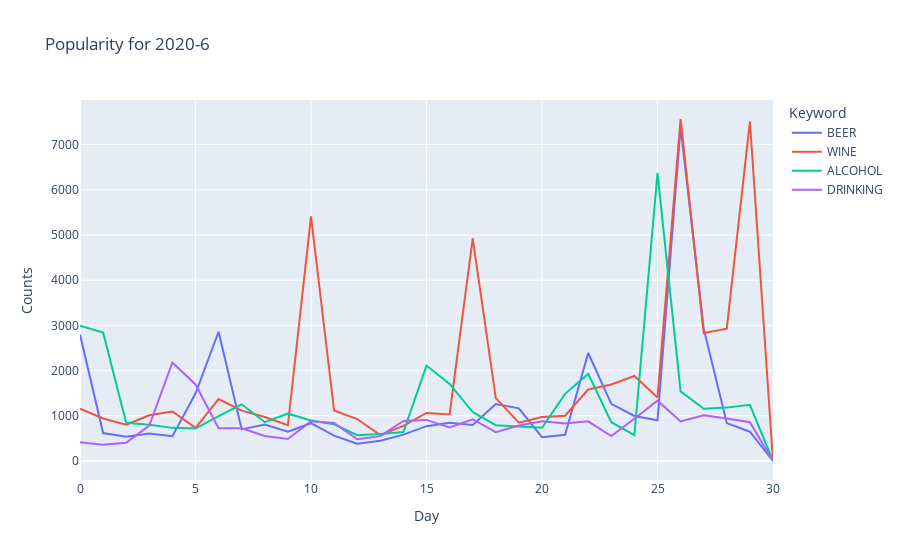

The cell this chart's notebook holds for it:
### Code cell
plot_lines('2020-6')

### Figure 1 — Plotly figure (JSON) as saved in the notebook; plotly's stock layout.template omitted (floating-point values rounded to 4 significant figures)
{"data": [{"hovertemplate": "Keyword=BEER<br>Day=%{x}<br>Counts=%{y}<extra></extra>", "legendgroup": "BEER", "line": {"color": "#636efa", "dash": "solid"}, "mode": "lines", "name": "BEER", "orientation": "v", "showlegend": true, "type": "scatter", "x": [0, 1, 2, 3, 4, 5, 6, 7, 8, 9, 10, 11, 12, 13, 14, 15, 16, 17, 18, 19, 20, 21, 22, 23, 24, 25, 26, 27, 28, 29, 30], "xaxis": "x", "y": [2797, 619, 539, 609, 547, 1493, 2859, 700, 808, 649, 836, 560, 382, 447, 584, 771, 844, 799, 1261, 1164, 527, 580, 2389, 1265, 997, 902, 7384, 2928, 838, 648, 0], "yaxis": "y"}, {"hovertemplate": "Keyword=WINE<br>Day=%{x}<br>Counts=%{y}<extra></extra>", "legendgroup": "WINE", "line": {"color": "#EF553B", "dash": "solid"}, "mode": "lines", "name": "WINE", "orientation": "v", "showlegend": true, "type": "scatter", "x": [0, 1, 2, 3, 4, 5, 6, 7, 8, 9, 10, 11, 12, 13, 14, 15, 16, 17, 18, 19, 20, 21, 22, 23, 24, 25, 26, 27, 28, 29, 30], "xaxis": "x", "y": [1160, 941, 805, 1012, 1095, 735, 1371, 1115, 973, 791, 5414, 1116, 928, 571, 777, 1064, 1031, 4926, 1391, 848, 973, 1003, 1582, 1694, 1880, 1406, 7566, 2832, 2927, 7510, 0], "yaxis": "y"}, {"hovertemplate": "Keyword=ALCOHOL<br>Day=%{x}<br>Counts=%{y}<extra></extra>", "legendgroup": "ALCOHOL", "line": {"color": "#00cc96", "dash": "solid"}, "mode": "lines", "name": "ALCOHOL", "orientation": "v", "showlegend": true, "type": "scatter", "x": [0, 1, 2, 3, 4, 5, 6, 7, 8, 9, 10, 11, 12, 13, 14, 15, 16, 17, 18, 19, 20, 21, 22, 23, 24, 25, 26, 27, 28, 29, 30], "xaxis": "x", "y": [2994, 2844, 847, 801, 733, 718, 991, 1254, 858, 1047, 895, 812, 570, 597, 642, 2111, 1706, 1082, 792, 772, 737, 1486, 1927, 858, 575, 6371, 1540, 1154, 1181, 1244, 0], "yaxis": "y"}, {"hovertemplate": "Keyword=DRINKING<br>Day=%{x}<br>Counts=%{y}<extra></extra>", "legendgroup": "DRINKING", "line": {"color": "#ab63fa", "dash": "solid"}, "mode": "lines", "name": "DRINKING", "orientation": "v", "showlegend": true, "type": "scatter", "x": [0, 1, 2, 3, 4, 5, 6, 7, 8, 9, 10, 11, 12, 13, 14, 15, 16, 17, 18, 19, 20, 21, 22, 23, 24, 25, 26, 27, 28, 29, 30], "xaxis": "x", "y": [415, 357, 401, 784, 2181, 1693, 726, 722, 553, 488, 879, 842, 480, 550, 886, 909, 744, 924, 638, 784, 878, 831, 877, 550, 935, 1335, 874, 1012, 939, 857, 0], "yaxis": "y"}], "layout": {"legend": {"title": {"text": "Keyword"}, "tracegroupgap": 0}, "title": {"text": "Popularity for 2020-6"}, "xaxis": {"anchor": "y", "domain": [0, 1], "title": {"text": "Day"}}, "yaxis": {"anchor": "x", "domain": [0, 1], "title": {"text": "Counts"}}}}
